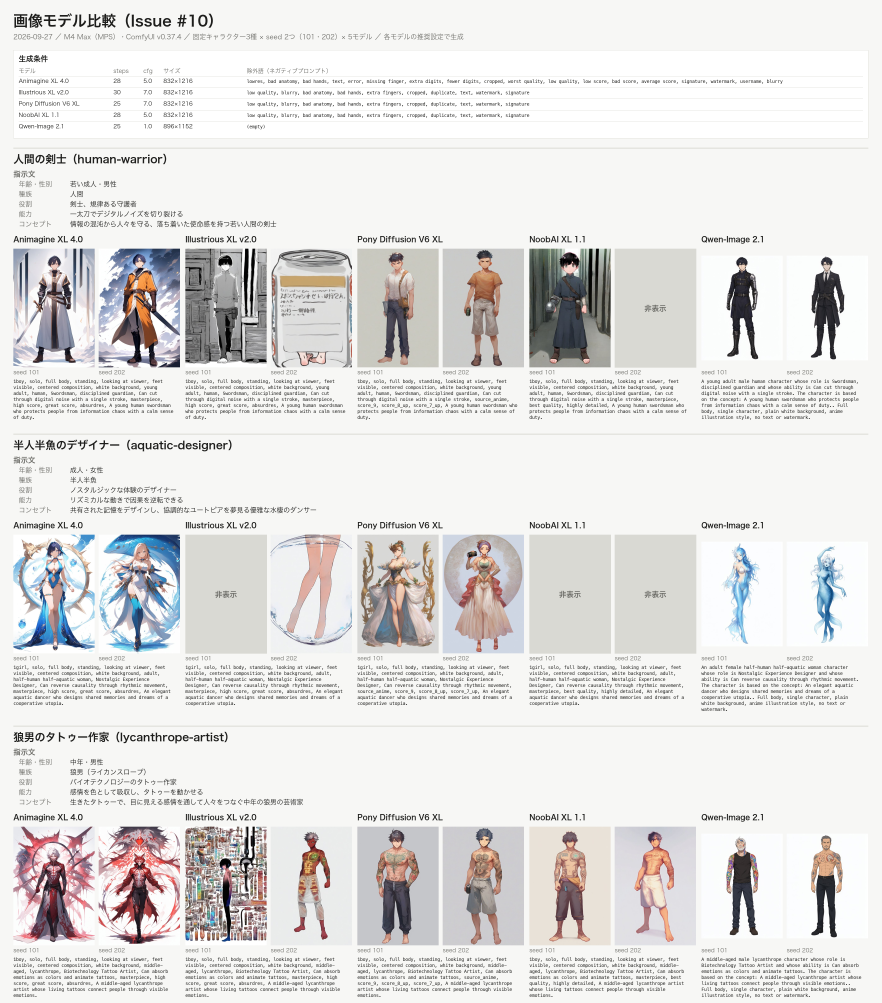
#> input picture examples/model-comparison/comparison_sheet.png, 2644 x 3008 px (shown at 1/3 size)
$ python -i image_labels.py   (imports and definitions only)
#> lines starting #> are read from the running program, lines starting #| are printed output that depends on the picture
"""画像の下にキャラクター名と身長を描くラベル帯。"""

from __future__ import annotations

import os
from pathlib import Path
from typing import Iterable, Optional, Union

from PIL import Image, ImageDraw, ImageFont


PathLike = Union[str, Path]


_MACOS_FONTS = (
    "/System/Library/Fonts/ヒラギノ角ゴシック W6.ttc",
    "/System/Library/Fonts/ヒラギノ角ゴシック W3.ttc",
    "/System/Library/Fonts/Hiragino Sans GB.ttc",
    "/System/Library/Fonts/ヒラギノ丸ゴ ProN W4.otf",
)
_LINUX_FONTS = (
    "/usr/share/fonts/opentype/noto/NotoSansCJK-Bold.ttc",
    "/usr/share/fonts/opentype/noto/NotoSansCJK-Regular.ttc",
    "/usr/share/fonts/truetype/noto/NotoSansCJK-Bold.otf",
    "/usr/share/fonts/truetype/noto/NotoSansCJK-Regular.otf",
    "/usr/share/fonts/noto-cjk/NotoSansCJK-Bold.ttc",
    "/usr/share/fonts/noto-cjk/NotoSansCJK-Regular.ttc",
)


# [115 lines left out: functions _font_candidates, _load_font, _fit_font, label_image, add_image_label, not called in this run]


def content_touches_edges(
    image_path: PathLike,
    *,
    band_ratio: float = 0.01,
    threshold: int = 230,
    min_ratio: float = 0.002,
) -> bool:
    """Return True when non-background pixels reach the image border.

    The border band is ``band_ratio`` of the width (left/right) or height
    (top/bottom), so figures must keep a real margin, not just avoid being cut.
    A pixel darker than ``threshold`` (0-255 luminance) counts as content; tiny
    noise below ``min_ratio`` is ignored.
    """
#> called with band_ratio = 0.01, threshold = 230, min_ratio = 0.002

    with Image.open(image_path) as opened:
#> opened is the input picture: PIL image 2644x3008 RGB; mean R, G, B 226, 224.6, 223.5
        gray = opened.convert("L")
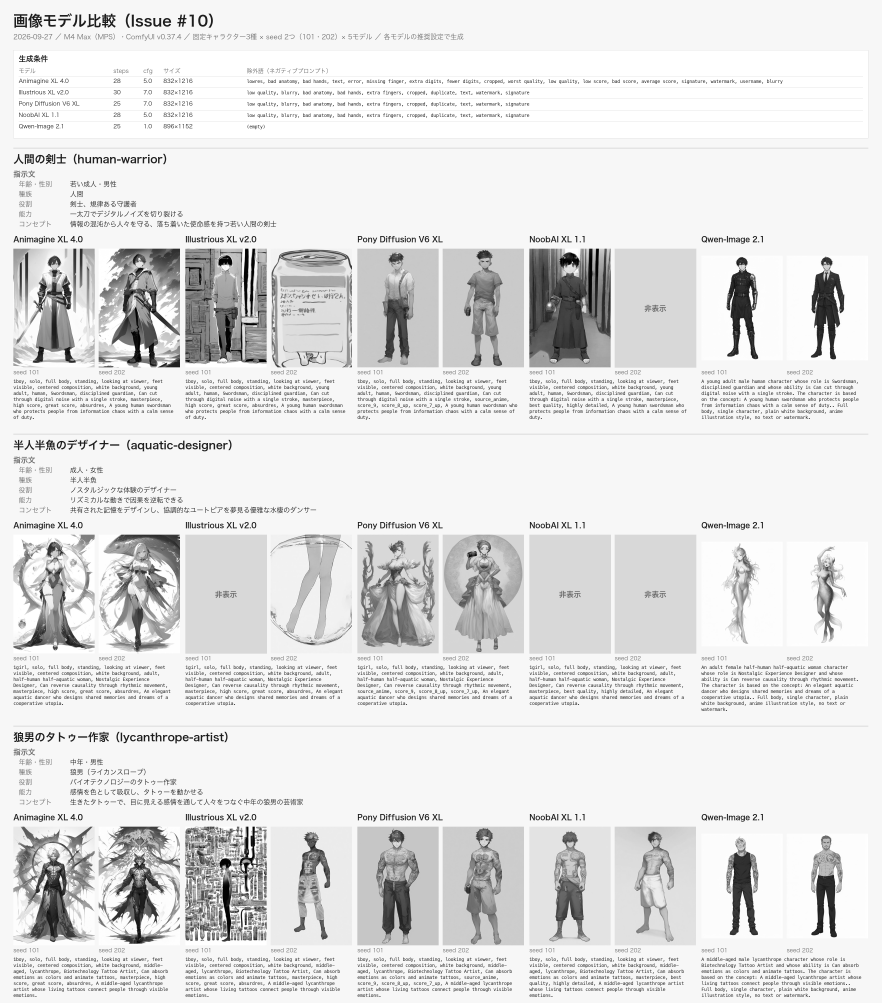
#> gray: PIL image 2644x3008 L (shown at 1/3 size); min 0, max 255, mean 225
    width, height = gray.size
#> width = 2644; height = 3008
    side = max(4, round(width * band_ratio))
#> side = 26
    edge = max(4, round(height * band_ratio))
#> edge = 30
    regions = [
        (0, 0, side, height),
        (width - side, 0, width, height),
        (0, 0, width, edge),
        (0, height - edge, width, height),
    ]
    for box in regions:
        histogram = gray.crop(box).histogram()
        total = sum(histogram)
        dark = sum(histogram[:threshold])
        if total and dark / total >= min_ratio:
            return True
#> this loop made 4 passes
#> (total, dark) on passes 1 to 4: (78208, 0), (78208, 0), (79320, 0), (79320, 2340)
    return False

>>> result = content_touches_edges('examples/model-comparison/comparison_sheet.png')
